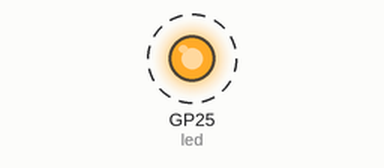
A program run on a simulated Raspberry Pi Pico running MicroPython. On the bench: output pins drawn as LEDs (lit = HIGH). Dashed ring = blinking.

Above: at 0.1 s.
Timing chart, 0 to 3.0 s (numbered marks = the images above):
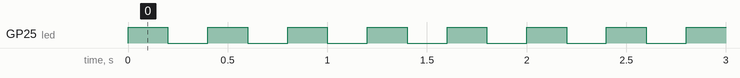

The program:

pico_led_blink.py
```python
# Blink the Raspberry Pi Pico W onboard LED on the 'LED' pin with 0.2 second on/off intervals to verify power and wiring.
#
# Full tutorial: https://shillehtek.com/blogs/news/raspberry-pi-pico-w-mb102-reliable-breadboard-power
# Parts used: https://shillehtek.com/products/shillehtek-universal-power-supply-module
#             https://shillehtek.com/products/shillehtek-120pcs-multicolored-dupont-wire
#             https://shillehtek.com/products/shillehtek-120pcs-10cm-multicolored-jumper-wire
# More examples: https://github.com/shillehbean/shillehtek-examples
#

import machine
import time

# Initialize the onboard LED (usually on pin 25 for Pico W)
led = machine.Pin("LED", machine.Pin.OUT)

# Blink the LED every 0.2 seconds
while True:
    led.on()        # Turn the LED on
    time.sleep(0.2) # Wait for 0.2 seconds
    led.off()       # Turn the LED off
    time.sleep(0.2) # Wait for 0.2 seconds
```

Measured:
- by itself, GP25 (led): alternates HIGH for 0.20 s and LOW for 0.20 s
